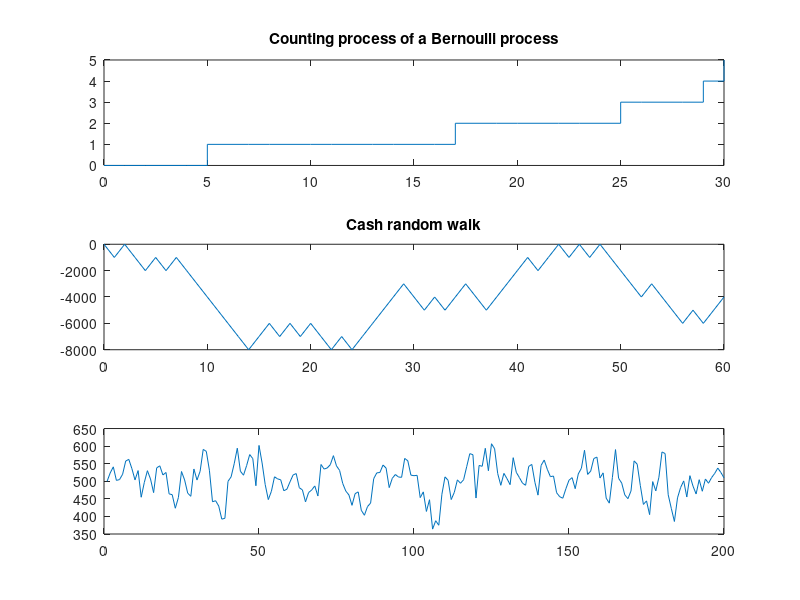

Recreate this plot in MATLAB. (Note: this script raises an error after producing the figure.)
% SP_CH06 — sample paths of the building blocks (teaching version)
rng(6); n=30;
bern = rand(1,n) < 0.23;                  % Bernoulli process (van 7 late?)
count = cumsum(bern);                      % its counting process
rw = cumsum(1000*(2*(rand(1,60)<0.5)-1));  % cash random walk ±1000
ar = zeros(1,200); e = 40*randn(1,200);    % demand with memory 0.6
for t = 2:200, ar(t) = 0.6*ar(t-1) + e(t); end
fprintf('AR(1): sample sd %.1f (theory 50)  lag-1 corr %.2f (theory 0.6)\n', std(ar), corr(ar(1:end-1)', ar(2:end)'));
subplot(3,1,1); stairs(0:n, [0 count]); title('Counting process of a Bernoulli process');
subplot(3,1,2); plot(0:60, [0 rw]); title('Cash random walk');
subplot(3,1,3); plot(500+ar); yline(500,'--'); title('Stationary demand with memory 0.6');
